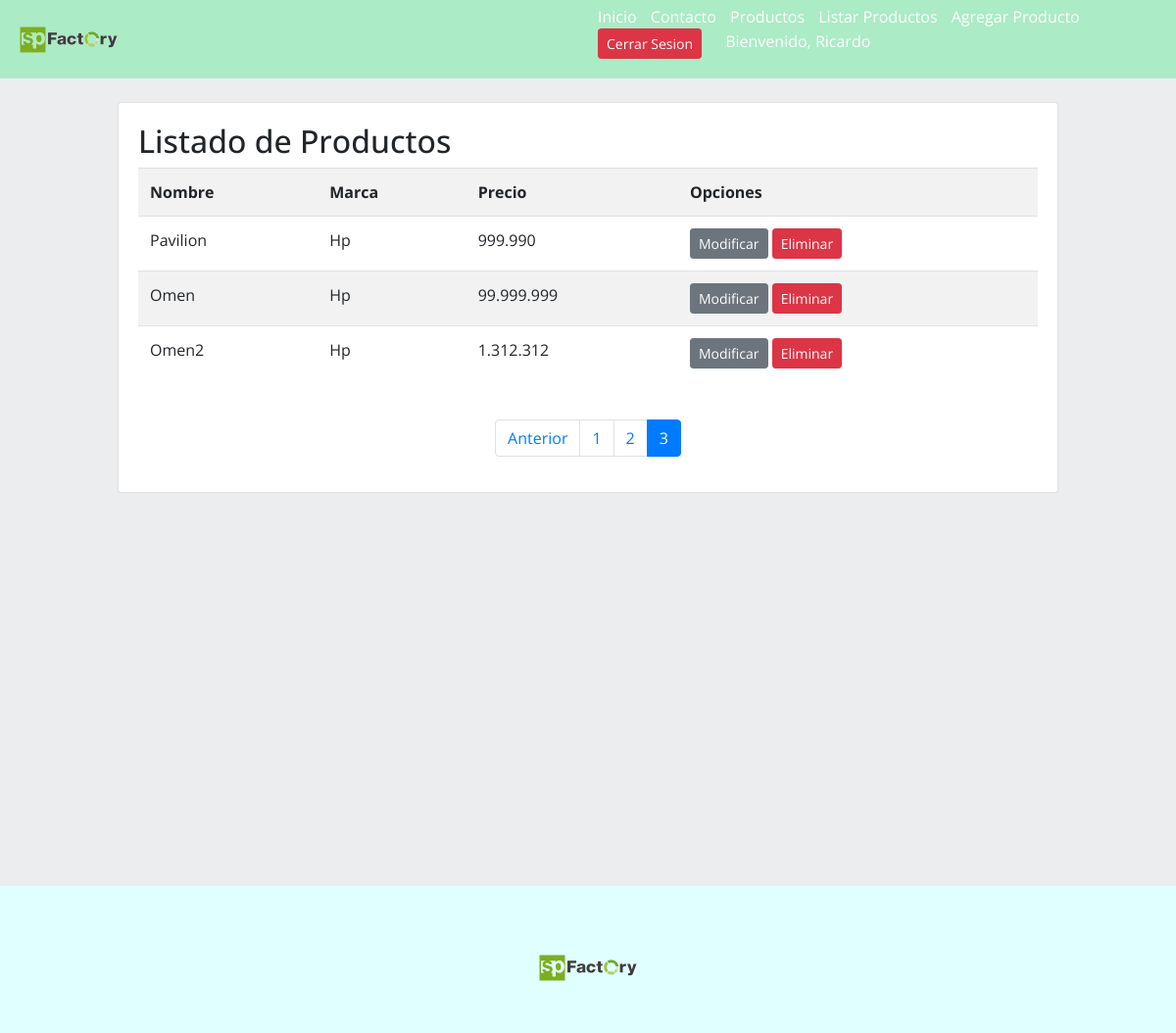
Before: /listar-productos/?page=3 (signed in) with the older database file.
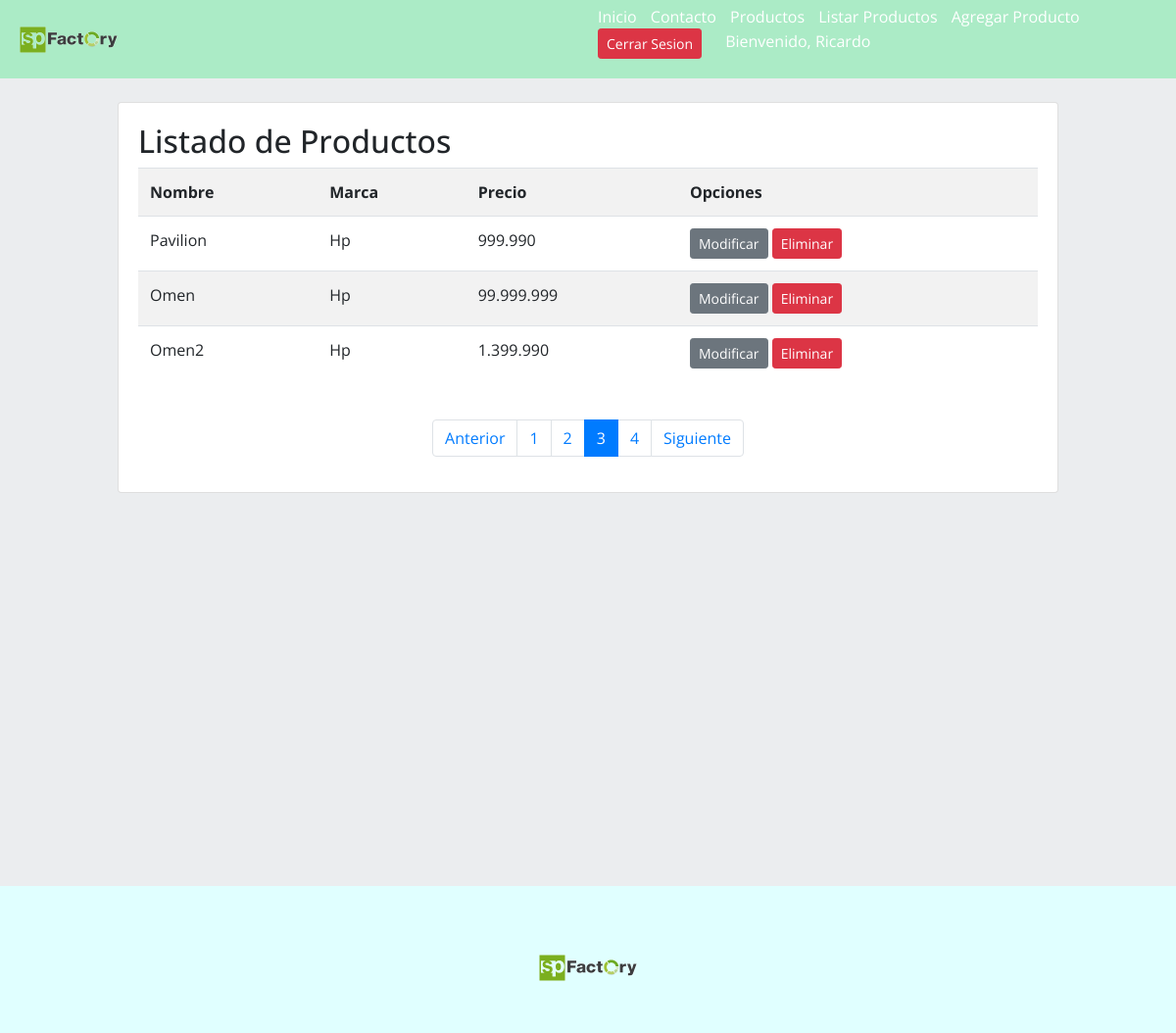
After: the same page with the newer database file.
### app/models.py (models this page shows, shortened)
class Producto(models.Model):
    nombre = models.CharField(max_length=30)
    precio = models.IntegerField()
    descripcion = models.TextField()
    marca = models.ForeignKey(Marca, on_delete=models.PROTECT)
    fecha_producto = models.DateField()
    imagen = models.ImageField(upload_to="productos", null=True)

class Marca(models.Model):
    nombre = models.CharField(max_length=30)
    def __str__(self):
        return self.nombre

### app/views.py (the view)
# urls.py: path('listar-productos/', listar_productos, name="listar_productos"),
@permission_required('app.view_producto')
def listar_productos(request):
    productos = Producto.objects.all()
    page = request.GET.get('page', 1)
    try:
        paginator = Paginator(productos, 3)
        productos = paginator.page(page)
    except:
        raise Http404
    data ={
        'entity': productos,
        'paginator': paginator
    }
    return render(request, 'app/producto/listar.html', data)

### app/templates/app/producto/listar.html (shortened to what this page needs)
{% extends 'app/base.html' %}
{% block contenido %}
{% load humanize %}
    <br>
    <div class="card">
        <div class="card-body">
        <h2>Listado de Productos</h2>
            <table class="table table-striped table-hover table-responsive-sm">
        <tr>
            <th>Nombre</th>
            <th>Marca</th>
            <th>Precio</th>
            <th>Opciones</th>
        </tr>
    {% for p in entity %}
    <tr>
        <td>{{ p.nombre | title }}</td>
        <td>{{ p.marca | title }}</td>
        <td>{{ p.precio | intcomma }}</td>
        <td>
            {% if perms.app.change_producto %}
            <a href="{% url 'modificar_producto' p.id %}" class="btn btn-secondary btn-sm">Modificar</a>
            {% endif %}
            {% if perms.app.delete_producto %}
            <a href="#" onclick="eliminarProducto({{ p.id }})" class="btn btn-danger btn-sm">Eliminar</a>
            {% endif %}
        </td>
    </tr>
    {% endfor %}
    </table>
            <br>
        <div>
            {% include 'app/paginator.html' %}
        </div>
        </div>
    </div>
    </div>
    <br>
{% endblock %}

Changed rows visible on the page:
changed Producto "Omen2": precio "1.312.312" → "1.399.990"
Other visible differences:
new list line: "4"
text now shown: "Siguiente"
